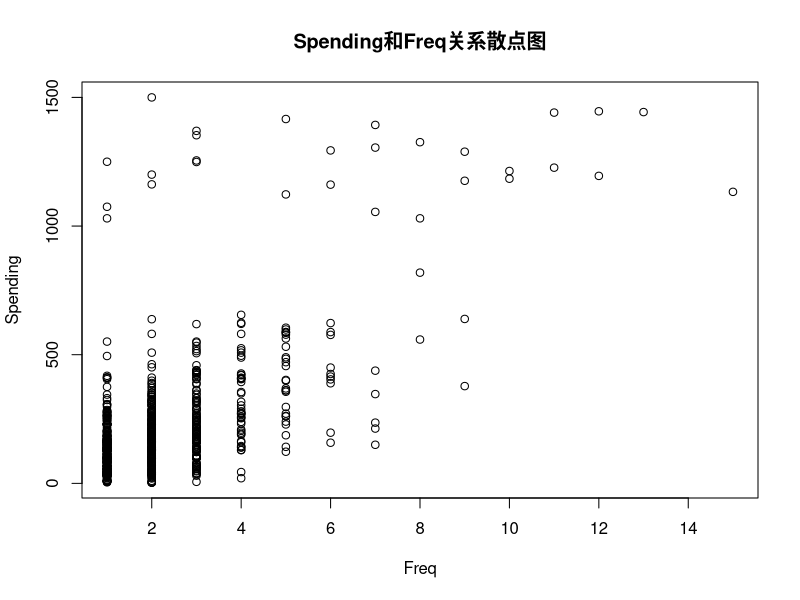
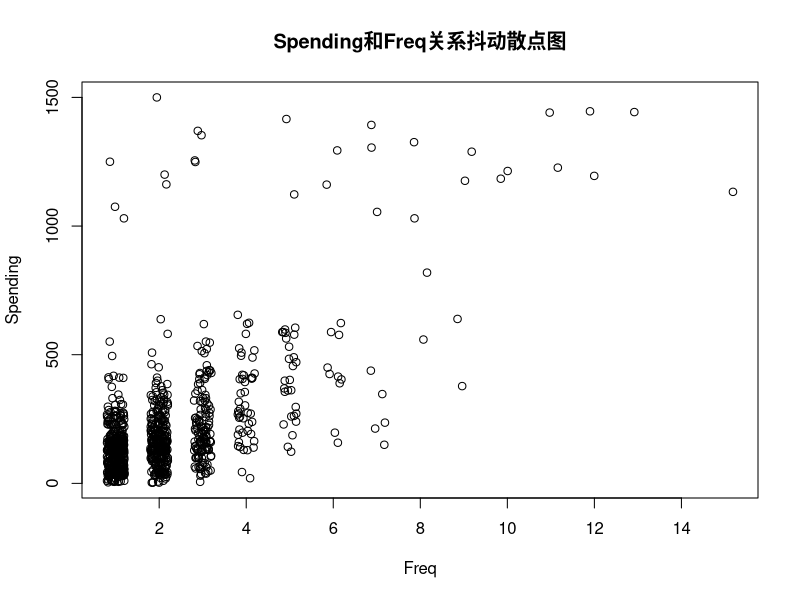
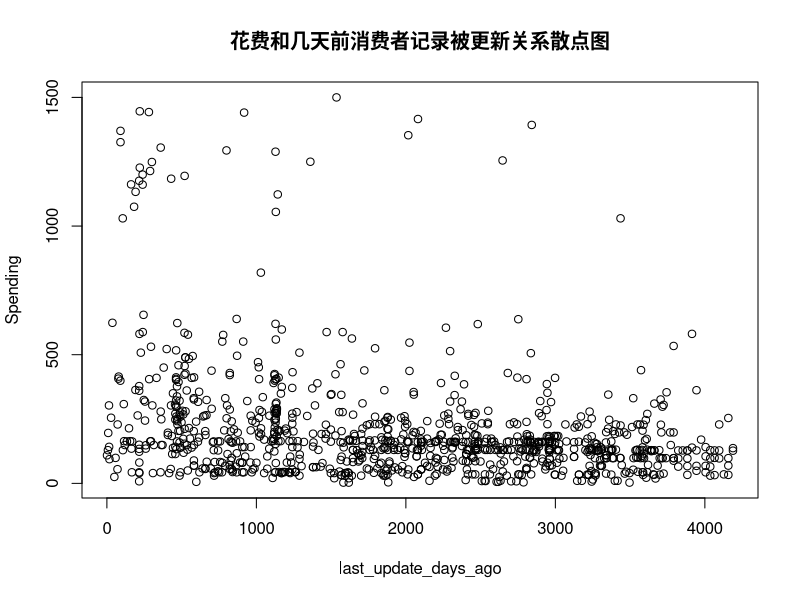

Source code (R) for these figures, in order:
setwd("D:/BA/Homework/HW02")
Tayko <- read.csv("Tayko.csv", header=TRUE, sep=",")

Tayko_source_a = Tayko[Tayko$source_a==1,]
mean(Tayko_source_a$Spending)
#mean from source_a is 247.8985

Tayko_source_b = Tayko[Tayko$source_b==1,]
mean(Tayko_source_b$Spending)
#mean from source_b is 197.6111

plot(Tayko$Freq, Tayko$Spending, xlab = "Freq", ylab = "Spending", main = "Spending和Freq关系散点图")
plot(jitter(Tayko$Freq), Tayko$Spending, xlab = "Freq", ylab = "Spending", main = "Spending和Freq关系抖动散点图")
plot(Tayko$last_update_days_ago, Tayko$Spending, xlab = "last_update_days_ago", ylab = "Spending", main = "花费和几天前消费者记录被更新关系散点图")

fit <- lm(Spending~US+Freq+last_update_days_ago+Web.order+Gender.male+Address_is_res, data = Tayko)
summary(fit)
fit

library(MASS)
max_model <- lm(Spending~US+Freq+last_update_days_ago+Web.order+Gender.male+Address_is_res, data = Tayko)
stepb <- stepAIC(max_model, direction="backward") #backward elemination
stepb$anova # display results
